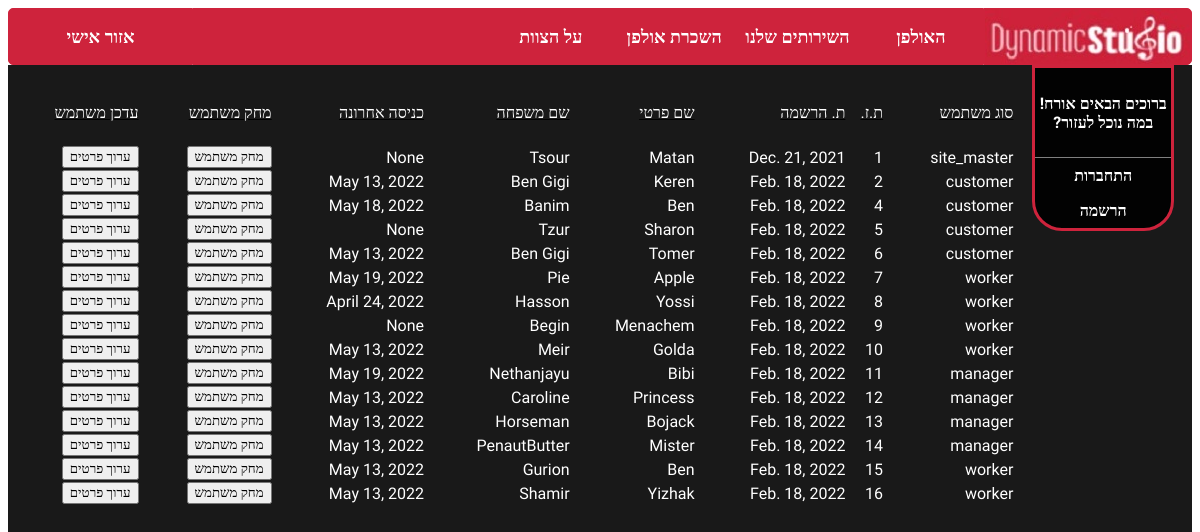
Page /admin_update_details/ on the earlier database version.
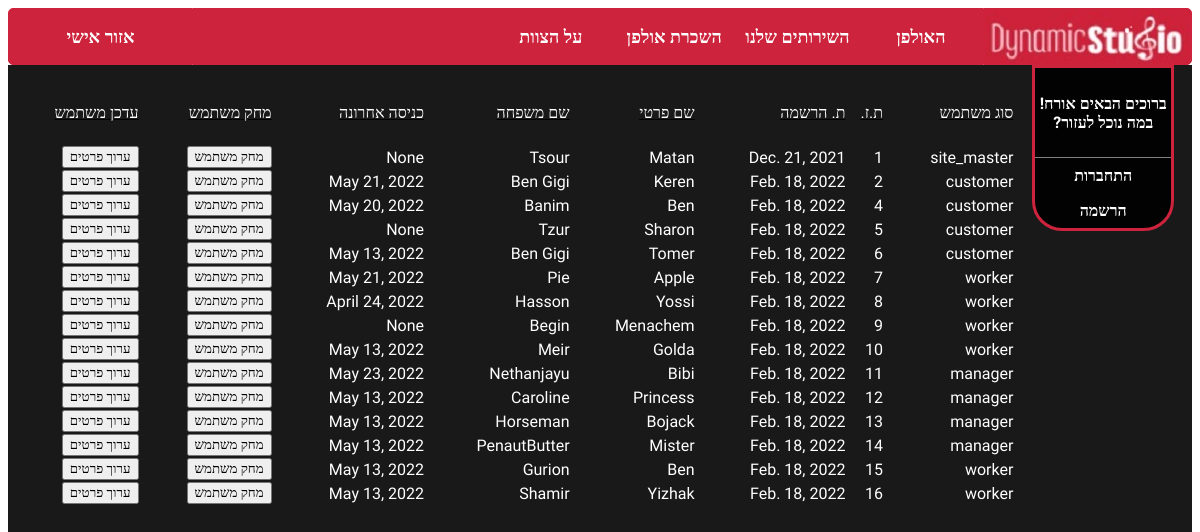
Same page on the later database version.
### studio/models.py (models this page shows, shortened)
class User(models.Model):
    id = models.AutoField(primary_key=True)
    user_type = models.ForeignKey(
        User_Type, on_delete=models.CASCADE, related_name='users')
    fname = models.CharField(max_length=100)
    lname = models.CharField(max_length=100)
    city = models.CharField(max_length=100, blank=True)
    phone = models.CharField(max_length=12, blank=True)
    dob = models.DateField(max_length=8, blank=True, null=True)
    dor = models.DateField(max_length=8, blank=True, null=True,
                           editable=False, auto_now_add=True)  # date of registration
    organization = models.CharField(max_length=100, blank=True)
    last_login = models.DateField(blank=True, null=True)

class User_Type(models.Model):
    id = models.AutoField(primary_key=True)
    type = models.CharField(max_length=100)
    def __str__(self):
        return self.type

### studio/views.py (the view, shortened to what this page needs)
# urls.py: path("admin_update_details/",views.admin_update_details.as_view(),name="admin_update_details"),
class admin_update_details(View):
    def get(self, request):
        users = User.objects.all()
        return render(request, "studio/pages/admin_update_details_page/admin_update_details.html",
                      {"users": users})

### studio/templates/studio/pages/admin_update_details_page/admin_update_details.html (shortened to what this page needs)
{% extends 'base.html' %}
{% load static %}
{% block css_files %}
<link rel="stylesheet" href="{% static "admin_details_update_css.css" %}">
{% endblock css_files %}
{% block content%}
<br>
<table>
	<tr  style="text-decoration: underline;">
		<td style="height: 24px" class="auto-style1">סוג משתמש</td>
        <td style="height: 24px" class="auto-style1">ת.ז.</td>
		<td style="height: 24px" class="auto-style1"> ת. הרשמה</td>
		<td style="height: 24px" class="auto-style1">שם פרטי</td>
		<td style="height: 24px" class="auto-style1">שם משפחה</td>
		<td style="height: 24px" class="auto-style1">כניסה אחרונה</td>
		<td style="height: 24px" class="auto-style1">מחק משתמש</td>
		<td style="height: 24px" class="auto-style1">עדכן משתמש</td>
	</tr>
    <tr>
		<td colspan="5"><br></td>
	</tr>
    {% for u  in  users %}
	<tr>
        <td>{{u.user_type}}</td>
        <td>{{u.id}}</td>
        <td>{{u.dor}}</td>
		<td>{{u.fname}}</td>
        <td>{{u.lname}}</td>
        <td>{{u.last_login}}</td>
		{% include "studio/pages/admin_update_details_page/includes/admin_update_details_buttons.html"%}
	</tr>
    {% endfor %}
	<tr>
		<td colspan="5"><br></td>
	</tr>
</table>
{%endblock%}

### templates/base.html (shortened to what this page needs)
{% load static %}
<html lang="he">
   <head>
      <link rel="stylesheet" href="{% static "base_page.css" %}">
         {% block css_files %}
         {% endblock css_files %}
   </head>
   <body>
	{% include "studio/includes/mainframe/top_headers.html" %}
   <table class="content_table" width="100%" dir="rtl" cellspacing="0" cellpadding="0">
       <tr>
          <td class="content_table" width="15%" valign="top">
             {% include "studio/includes/mainframe/side_menu_main.html" %}
          <td class="content_table" width="85%" valign="top" align="center">
             {% block content%}
             {% endblock content%}
          </td>
   </body>
</html>

### studio/templates/studio/includes/mainframe/top_headers.html
{% load static%}
<table class="headers"  dir="rtl" align="center" cellspacing="0" cellpadding="0">
    <tr class="headers">
    <td class="headers" name="logo" style="width: 5%">
        <img src="{% static "studio/images/logo2.jpg" %}" />
        </td>
    <td class="headers" style="width: 10%">
        <a class="headers" href="https://dynamicstudio.co.il/">האולפן</a>
    </td>
    <td class="headers" style="width: 10%">
    <a class="headers" href="https://dynamicstudio.co.il/music-prod/">השירותים שלנו</a></td>
    <td class="headers" style="width: 10%">
        <a class="headers" href="https://dynamicstudio.co.il/rent/">השכרת אולפן</a>
    </td>
    <td class="headers" style="width: 10%">
        <a class="headers" href="https://dynamicstudio.co.il/team/">על הצוות</a>
    </td>
    <td class="headers" style="width: 12%">
    &nbsp;</td>
    <td class="headers" style="width: 12%">
    &nbsp;</td>
    <td class="headers" style="width: 15%">
    {% if request.session.is_logged_in%}
    <br>
    <a class="headers" href="{% url "logout_link"  %}">התנתק</a>
    {%else %}
    <a class="headers" href="{% url "index-page"  %}">אזור אישי</a>
    {%endif%}
</td>
    </tr>
</table>

### studio/templates/studio/includes/mainframe/side_menu_main.html
{% if  'customer' in request.session.user_type %}
{% include "studio/includes/mainframe/side_menus/side_menu_customer.html" %}
{% elif  'worker' in request.session.user_type %}
{% include "studio/includes/mainframe/side_menus/side_menu_worker.html" %}
{% elif 'manager' in request.session.user_type %}
{% include "studio/includes/mainframe/side_menus/side_menu_manager.html" %}
{% else %}
{% include "studio/includes/mainframe/side_menus/side_menu_guest.html" %}
{% endif %}

### studio/templates/studio/includes/mainframe/side_menus/side_menu_guest.html
<table class="side_menu" style="width: 80%" align="center" >
    <tr class="first_row">
       <td class="first_td">ברוכים הבאים אורח! <br> במה נוכל לעזור?</td>
    </tr>
    <tr class="side_menu">
       <td class="side_menu">
         <a class="side_menu_link" href="{% url "index-page"  %}">התחברות</a></td>
    </tr>
    <tr class="side_menu">
       <td class="side_menu">הרשמה</td>
    </tr>
 </table>
</body>

### studio/templates/studio/pages/admin_update_details_page/includes/admin_update_details_buttons.html (shortened to what this page needs)
{% load static %}
        <td><button class="button" onclick="return delete_user('{% url 'delete_user' user_id=u.id  %}') ">מחק משתמש</button> </td>
        <td><button class="button" onclick="openInNewTab('{% url "update_personal_details" user_id=u.id%}')">ערוך פרטים</button> </td>

### static/base_page.css (style rules this page uses)
* { font-family: "Assistant" }
body, html { height: 100%; }
table.side_menu { background-color: rgba(0, 0, 0, 0.9); border: 3px #CE233C solid; border-radius: 0px 0px 30px 30px; border-collapse: separate; border-spacing: 0; }
td.side_menu { color: white; text-align: center; height: 35px; font-weight: 900; }
td.first_td { color: white; text-align: center; border-bottom: 1px gray solid; height: 90px; font-weight: 900; }
table.content_table { background-color: rgba(0, 0, 0, 0.9); height: 100%; background-position: center; background-repeat: no-repeat; background-size: cover; border-collapse: separate; border-spacing: 0; }
td.content_table { color: white; }
table.headers { border-collapse: separate; width: 100%; height: 7%; border-collapse: separate; border-spacing: 0; }
a.headers { font-family: Assistant; text-align: center; text-decoration: none; font-size: 18px; font-weight: 900; color: white; }
td.headers { border: solid 1px #CE233C; background-color: #CE233C; font-family: Assistant; text-align: center; font-size: 18px; font-weight: 900; color: white; }
tr.headers:first-child td:first-child { border-top-right-radius: 5px; }
tr.headers:first-child td:last-child { border-top-left-radius: 5px; }
tr.headers:last-child td:first-child { border-bottom-right-radius: 5px; }
tr.headers:last-child td:last-child { border-bottom-left-radius: 5px; }
.side_menu_link { color: white; text-decoration: none; }

### static/admin_details_update_css.css (style rules this page uses)
table { width: 100%; border-collapse: collapse; }
td { color: rgb(255, 255, 255); }

Differences in the rows shown:
changed User "Keren": last_login "May 13, 2022" → "May 21, 2022"
changed User "Banim": last_login "May 18, 2022" → "May 20, 2022"
changed User "Apple": last_login "May 19, 2022" → "May 21, 2022"
changed User "Bibi": last_login "May 19, 2022" → "May 23, 2022"
